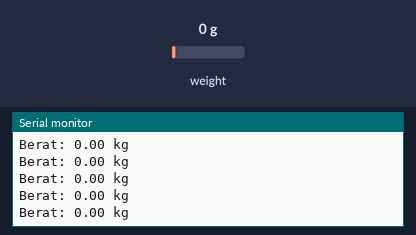
The sketch below on a simulated ESP32. On the bench: the last lines printed to the serial monitor. The inputs (shaded band) are chosen by the test bench; at power-on: weight on the scale 0 g.

Above: at 3.6 s.
3.7 s: weight on the scale set to 100 g
At 3.72 s:
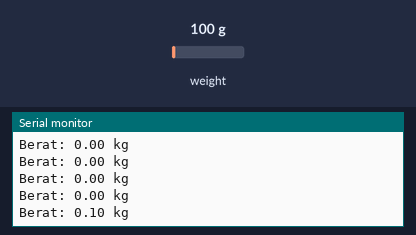
5.2 s: weight on the scale set to 1250 g
At 5.25 s:
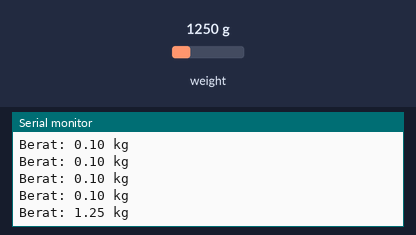
Timing chart, 0 to 8.2 s (numbered marks = the images above; inputs shaded):
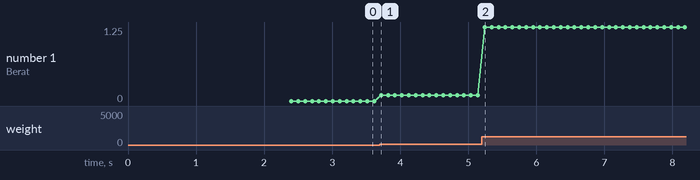

Measured:
- after the input at 3.7 s, the serial monitor: prints a new line at once (image 1)
- after the input at 5.2 s, the serial monitor: prints a new line at once (image 2)
- plotted number 1: 0 → 0.1 after the input at 3.7 s, 0.1 → 1.25 after the input at 5.2 s

The sketch:

espbawah.ino
```cpp
#include <HX711_ADC.h>
#include <WiFi.h>
#include <esp_now.h>
#include <esp_wifi.h>

// ---------------- LOAD CELL ----------------
const int HX711_dout = 25;
const int HX711_sck  = 26;
HX711_ADC LoadCell(HX711_dout, HX711_sck);
float calibrationValue = 28086.2; // Dikalibrasi ulang: 25865.5 x (99.90/92) karena hasil baca sebelumnya 99.9kg utk beban 92kg asli

// ---------------- TARGET ESP32 UTAMA ----------------
// GANTI dengan MAC Address ESP32 Utama (lihat Serial Monitor ESP32 Utama saat startup,
// baris "MAC Address ESP32 Utama : xx:xx:xx:xx:xx:xx")
uint8_t alamatUtama[] = {0xB4, 0xBF, 0xE9, 0x61, 0x68, 0x04};

// GANTI dengan channel WiFi ESP32 Utama (lihat baris "WiFi Channel saat ini : N"
// di Serial Monitor ESP32 Utama). Harus SAMA PERSIS di kedua board.
#define WIFI_CHANNEL 9

// ---------------- ESP-NOW ----------------
// Struktur data yang dikirim
typedef struct struct_message {
  float berat;
} struct_message;

struct_message myData;

esp_now_peer_info_t peerInfo;

unsigned long lastTime = 0;
const unsigned long timerDelay = 100; // Kirim data tiap 100ms

void setup() {
  Serial.begin(115200);

  // Tidak perlu konek ke router sama sekali. Cukup aktifkan mode STA
  // dan paksa channel WiFi-nya sama dengan channel ESP32 Utama.
  WiFi.mode(WIFI_STA);
  WiFi.disconnect();
  esp_wifi_set_channel(WIFI_CHANNEL, WIFI_SECOND_CHAN_NONE);
  Serial.print("Channel WiFi dipaksa ke: ");
  Serial.println(WIFI_CHANNEL);

  // Inisialisasi ESP-NOW
  if (esp_now_init() != ESP_OK) {
    Serial.println("Error inisialisasi ESP-NOW");
    return;
  }

  // Daftarkan peer langsung ke MAC Address ESP32 Utama (unicast, bukan broadcast)
  memcpy(peerInfo.peer_addr, alamatUtama, 6);
  peerInfo.channel = WIFI_CHANNEL;
  peerInfo.encrypt = false;

  if (esp_now_add_peer(&peerInfo) != ESP_OK) {
    Serial.println("Gagal menambah peer");
    return;
  }
  Serial.println("Peer ESP32 Utama terdaftar. Siap kirim data.");

  // Mulai Loadcell
  LoadCell.begin();
  unsigned long stabilizingtime = 2000;
  boolean _tare = true;
  LoadCell.start(stabilizingtime, _tare);
  if (LoadCell.getTareTimeoutFlag()) {
    Serial.println("Timeout HX711!");
  } else {
    LoadCell.setCalFactor(calibrationValue);
    Serial.println("HX711 Siap.");
  }
}

void loop() {
  // Non-blocking update HX711
  LoadCell.update();

  // Kirim data secara berkala
  if (millis() - lastTime > timerDelay) {
    myData.berat = LoadCell.getData();

    // Tampilkan berat di Serial Monitor
    Serial.print("Berat: ");
    Serial.print(myData.berat, 2);
    Serial.println(" kg");

    // Kirim via ESP-NOW langsung ke MAC Address ESP32 Utama
    esp_now_send(alamatUtama, (uint8_t *) &myData, sizeof(myData));

    lastTime = millis();
  }
}
```
